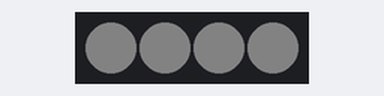
Recording of a sketch running on a simulated Arduino Uno, built with avr-gcc and run on an emulated ATmega328P. Parts: 4 RGB LEDs in strip order, left to right. Dim RGB values are drawn brighter than linear; the strip is taken to match the declared colour order.

Above: at 2.5 s.
At 7.5 s:
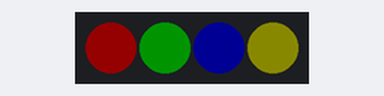
Timing chart, 0 to 13.0 s (numbered marks = the images above):
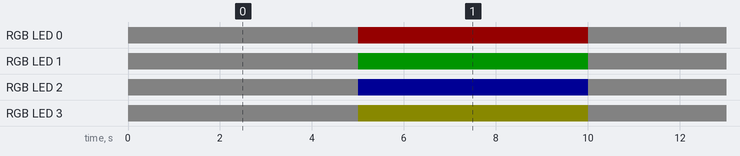

Measured:
- by itself, RGB LED 0: alternates RGB(20, 0, 0) for 5.0 s and RGB(6, 6, 6) for 5.0 s
- by itself, RGB LED 1: alternates RGB(6, 6, 6) for 5.0 s and RGB(0, 20, 0) for 5.0 s
- by itself, RGB LED 2: alternates RGB(6, 6, 6) for 5.0 s and RGB(0, 0, 20) for 5.0 s
- by itself, RGB LED 3: alternates RGB(10, 10, 0) for 5.0 s and RGB(6, 6, 6) for 5.0 s

The sketch:

LedTest.ino
```cpp
#include <Adafruit_NeoPixel.h>

static const uint8_t brightness = 20; // avoid exceeding the Arduino's power
                                      // supply
static const uint8_t numberOfLeds = 4;
Adafruit_NeoPixel neoPixel;

void setup() {
  const uint8_t dataPin = A0; // connected to pin at round edge of LED

  neoPixel = Adafruit_NeoPixel(numberOfLeds, dataPin, NEO_RGB + NEO_KHZ800);
  neoPixel.begin();
}

uint32_t white() { // to check if all sub pixels are OK
  return neoPixel.Color(brightness / 3, brightness / 3, brightness / 3);
}

uint32_t color(uint8_t i) { // to check if LEDs are wired correctly
  switch (i) {
  case 0:
    return neoPixel.Color(brightness, 0, 0);
  case 1:
    return neoPixel.Color(0, brightness, 0);
  case 2:
    return neoPixel.Color(0, 0, brightness);
  default:
    return neoPixel.Color(brightness / 2, brightness / 2, 0);
  }
}

void loop() {
  const uint32_t delayDuration = 5000; // ms

  for (uint8_t i = 0; i < numberOfLeds; i ++) {
    neoPixel.setPixelColor(i, white());
  }
  neoPixel.show();
  delay(delayDuration);

  for (uint8_t i = 0; i < numberOfLeds; i ++) {
    neoPixel.setPixelColor(i, color(i));
  }
  neoPixel.show();
  delay(delayDuration);
}
```
